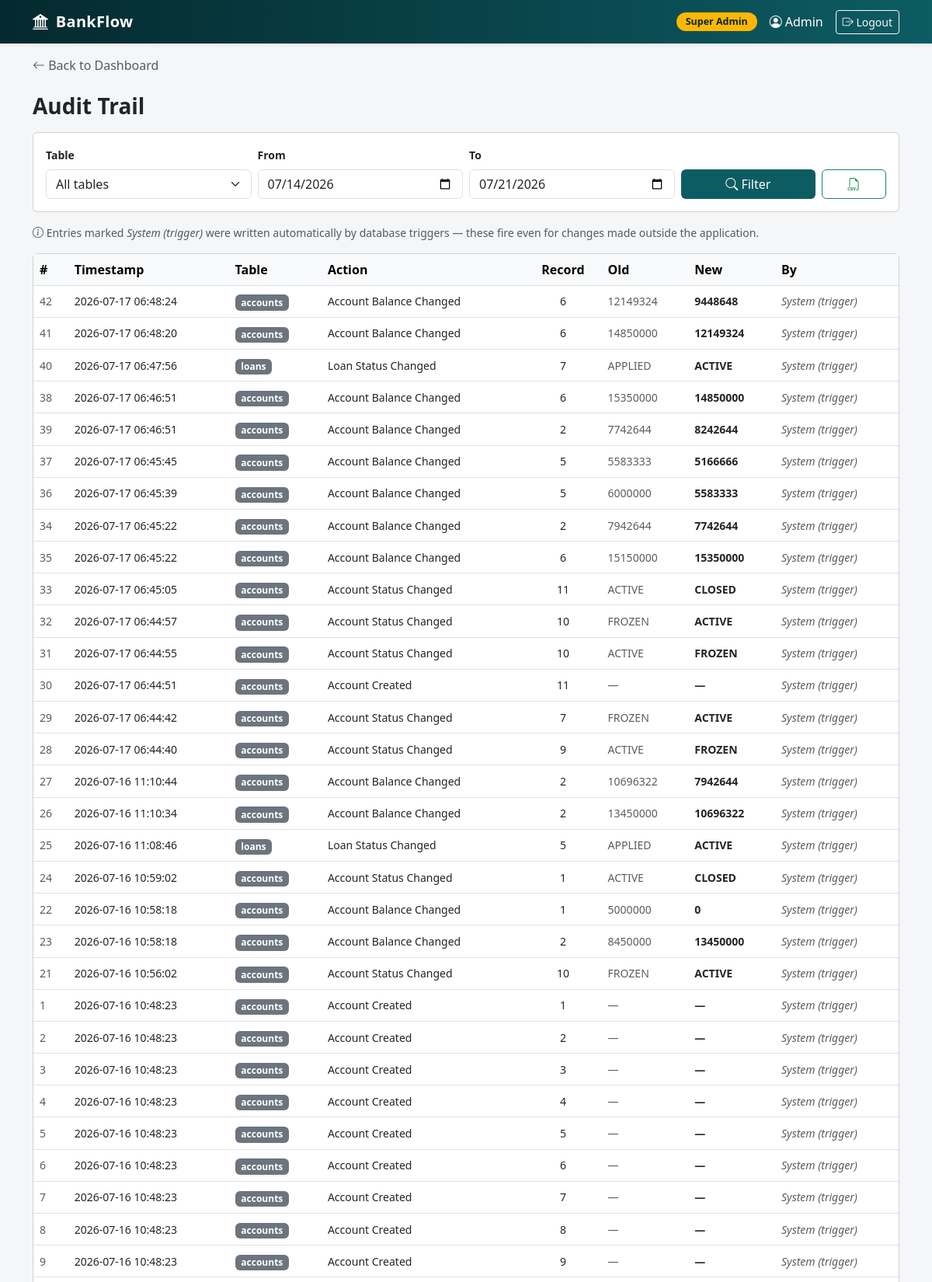
The app's page /reports/audit (signed in, upper part) with its own data.
### tables this page shows
CREATE TABLE users (
    user_id INTEGER PRIMARY KEY,
    username TEXT UNIQUE NOT NULL,
    password_hash TEXT NOT NULL,
    user_role TEXT NOT NULL CHECK (user_role IN ('SUPER_ADMIN','MANAGER','CUSTOMER')),
    is_active INTEGER NOT NULL DEFAULT 1 CHECK (is_active IN (0,1)),
    created_at TEXT NOT NULL DEFAULT (datetime('now')),
    branch_id INTEGER,
    customer_id INTEGER,
    FOREIGN KEY (branch_id) REFERENCES branches(branch_id),
    FOREIGN KEY (customer_id) REFERENCES customers(customer_id)
);

CREATE TABLE audit_log(
    log_id INTEGER PRIMARY KEY,
    table_name TEXT NOT NULL,
    log_action TEXT NOT NULL,
    record_id INTEGER NOT NULL,
    old_value TEXT ,
    new_value TEXT ,
    changed_by INTEGER,
    changed_at TEXT NOT NULL DEFAULT (datetime('now')),
    FOREIGN KEY (changed_by) REFERENCES users(user_id)
);

### routes/reports.py (the view)
@bp.route("/audit")
@login_required
@role_required("SUPER_ADMIN")
def audit():
    rows, table_name, from_date, to_date = _audit_data()
    return render_template("reports/audit.html", rows=rows, table_name=table_name,
                           from_date=from_date, to_date=to_date)

### auth.py (called while the page is built)
@login_manager.user_loader
def load_user(user_id):
    row=query("SELECT * FROM users WHERE user_id=?",(user_id,),one=True)
    return User(row) if row else None

def role_required(*roles):
    def decorater(f):
        @wraps(f)
        def wrapper (*args,**kwargs):
            if current_user.role not in roles:
                abort(403)
            return f(*args,**kwargs)
        return wrapper
    return decorater

### db.py (called while the page is built)
def get_db():
    if 'db' not in g:
        g.db=sqlite3.connect(config.DB_PATH)
        g.db.row_factory=sqlite3.Row
        g.db.execute("PRAGMA foreign_keys=ON")
    return g.db

def query(sql,params=(),one=False):
    rows=get_db().execute(sql,params).fetchall()
    if one:
        return rows[0]  if rows else None
    return rows

### routes/reports.py (called while the page is built)
def _today():
    return datetime.now().strftime("%Y-%m-%d")

def _days_ago(n):
    return (datetime.now() - timedelta(days=n)).strftime("%Y-%m-%d")

def _audit_data():
    table_name = request.args.get("table_name") or ""
    from_date = request.args.get("from_date") or _days_ago(7)
    to_date = request.args.get("to_date") or _today()
    sql = """SELECT al.*, u.username
             FROM audit_log al
             LEFT JOIN users u ON u.user_id = al.changed_by
             WHERE date(al.changed_at) BETWEEN ? AND ?"""
    if table_name:
        sql += " AND al.table_name = ?"
        params = (from_date, to_date, table_name)
    else:
        params = (from_date, to_date)
    sql += " ORDER BY al.changed_at DESC LIMIT 500"
    return query(sql, params), table_name, from_date, to_date

### templates/reports/audit.html (shortened to what this page needs)
{% extends "base.html" %}
{% block back_link %}
<a href="{{ url_for('dashboard') }}" class="text-decoration-none text-muted">
    <i class="bi bi-arrow-left"></i> Back to Dashboard
</a>
{% endblock %}
{% block content %}
<h3 class="fw-bold mb-3">Audit Trail</h3>
<div class="card mb-3">
    <div class="card-body">
        <form method="get" class="row g-2 align-items-end">
            <div class="col-md-3">
                <label class="form-label small fw-semibold">Table</label>
                <select name="table_name" class="form-select">
                    <option value="">All tables</option>
                </select>
            </div>
            <div class="col-md-3">
                <label class="form-label small fw-semibold">From</label>
                <input type="date" name="from_date" value="{{ from_date }}" class="form-control">
            </div>
            <div class="col-md-3">
                <label class="form-label small fw-semibold">To</label>
                <input type="date" name="to_date" value="{{ to_date }}" class="form-control">
            </div>
            <div class="col-md-2">
                <button class="btn text-white w-100" style="background: var(--brand);">
                    <i class="bi bi-search"></i> Filter
                </button>
            </div>
            <div class="col-md-1">
                <a href="{{ url_for('reports.audit_csv', table_name=table_name, from_date=from_date, to_date=to_date) }}"
                    class="btn btn-outline-success w-100" title="Export CSV">
                    <i class="bi bi-filetype-csv"></i>
                </a>
            </div>
        </form>
    </div>
</div>
<p class="text-muted small">
    <i class="bi bi-info-circle"></i>
    Entries marked <em>System (trigger)</em> were written automatically by database triggers —
    these fire even for changes made outside the application.
</p>
<div class="card">
    <div class="table-responsive">
        <table class="table table-hover align-middle mb-0">
            <thead class="table-light">
                <tr>
                    <th>#</th>
                    <th>Timestamp</th>
                    <th>Table</th>
                    <th>Action</th>
                    <th class="text-center">Record</th>
                    <th>Old</th>
                    <th>New</th>
                    <th>By</th>
                </tr>
            </thead>
            <tbody>
                {% for r in rows %}
                <tr>
                    <td class="small text-muted">{{ r.log_id }}</td>
                    <td class="small">{{ r.changed_at[:19] }}</td>
                    <td><span class="badge bg-secondary">{{ r.table_name }}</span></td>
                    <td class="small">{{ r.log_action }}</td>
                    <td class="text-center small">{{ r.record_id }}</td>
                    <td class="small text-muted">{{ r.old_value or '—' }}</td>
                    <td class="small fw-semibold">{{ r.new_value or '—' }}</td>
                    <td class="small">
                        {% if r.username %}
                        {{ r.username }}
                        {% else %}
                        <em class="text-muted">System (trigger)</em>
                        {% endif %}
                    </td>
                </tr>
                {% else %}
                <tr>
                    <td colspan="8" class="text-center text-muted py-4">No audit entries in this period</td>
                </tr>
                {% endfor %}
            </tbody>
        </table>
    </div>
</div>
{% endblock %}

### templates/base.html (shortened to what this page needs)
<!DOCTYPE html>
<html lang="en">
<head>
    <link href="https://cdn.jsdelivr.net/npm/bootstrap@5.3.0/dist/css/bootstrap.min.css" rel="stylesheet">
    <link href="https://cdn.jsdelivr.net/npm/bootstrap-icons@1.11.0/font/bootstrap-icons.css" rel="stylesheet">
</head>
<body>
    {% if current_user.is_authenticated %}
    <nav class="navbar navbar-expand navbar-dark bg-brand shadow-sm">
        <div class="container">
            <a class="navbar-brand" href="{{ url_for('dashboard') }}">
                <i class="bi bi-bank2 me-1"></i> BankFlow
            </a>
            <div class="navbar-nav ms-auto align-items-center">
                <span class="role-badge me-3">
                    {% if current_user.role == 'SUPER_ADMIN' %}Super Admin
                    {% elif current_user.role == 'MANAGER' %}Bank Manager
                    {% else %}Customer{% endif %}
                </span>
                <span class="navbar-text text-white me-3">
                    <i class="bi bi-person-circle me-1"></i>{{ current_user.username }}
                </span>
                <a class="btn btn-sm btn-outline-light" href="{{ url_for('auth.logout') }}">
                    <i class="bi bi-box-arrow-right"></i> Logout
                </a>
            </div>
        </div>
    </nav>
    {% endif %}
    <div class="container mt-3">
        {% block back_link %}{% endblock %}
    </div>
    <div class="container mt-4">
        {% block content %}{% endblock %}
    </div>
</body>
</html>

### templates/base.html (style rules this page uses)
:root { --brand: #0d5c63; --brand-dark: #04292e; --accent: #ffb703; }
body { background: #f4f6f8; font-family: 'Segoe UI', system-ui, sans-serif; }
.navbar-brand { font-weight: 700; letter-spacing: .3px; }
.bg-brand { background: linear-gradient(90deg, var(--brand-dark), var(--brand)); }
.role-badge { background: var(--accent); color: var(--brand-dark); font-weight: 600; padding: 3px 12px; border-radius: 20px; font-size: .78rem; }

### records on screen
users: username "Admin"
audit_log: log_id "42", changed_at "2026-07-17 06:48:24", table_name "accounts", log_action "Account Balance Changed", record_id "6", old_value "12149324", new_value "9448648", shows "System (trigger)"
audit_log: log_id "41", changed_at "2026-07-17 06:48:20", table_name "accounts", log_action "Account Balance Changed", record_id "6", old_value "14850000", new_value "12149324", shows "System (trigger)"
audit_log: log_id "40", changed_at "2026-07-17 06:47:56", table_name "loans", log_action "Loan Status Changed", record_id "7", old_value "APPLIED", new_value "ACTIVE", shows "System (trigger)"
audit_log: log_id "38", changed_at "2026-07-17 06:46:51", table_name "accounts", log_action "Account Balance Changed", record_id "6", old_value "15350000", new_value "14850000", shows "System (trigger)"
audit_log: log_id "39", changed_at "2026-07-17 06:46:51", table_name "accounts", log_action "Account Balance Changed", record_id "2", old_value "7742644", new_value "8242644", shows "System (trigger)"
audit_log: log_id "37", changed_at "2026-07-17 06:45:45", table_name "accounts", log_action "Account Balance Changed", record_id "5", old_value "5583333", new_value "5166666", shows "System (trigger)"
audit_log: log_id "36", changed_at "2026-07-17 06:45:39", table_name "accounts", log_action "Account Balance Changed", record_id "5", old_value "6000000", new_value "5583333", shows "System (trigger)"
audit_log: log_id "34", changed_at "2026-07-17 06:45:22", table_name "accounts", log_action "Account Balance Changed", record_id "2", old_value "7942644", new_value "7742644", shows "System (trigger)"
audit_log: log_id "35", changed_at "2026-07-17 06:45:22", table_name "accounts", log_action "Account Balance Changed", record_id "6", old_value "15150000", new_value "15350000", shows "System (trigger)"
audit_log: log_id "33", changed_at "2026-07-17 06:45:05", table_name "accounts", log_action "Account Status Changed", record_id "11", old_value "ACTIVE", new_value "CLOSED", shows "System (trigger)"
audit_log: log_id "32", changed_at "2026-07-17 06:44:57", table_name "accounts", log_action "Account Status Changed", record_id "10", old_value "FROZEN", new_value "ACTIVE", shows "System (trigger)"
audit_log: log_id "31", changed_at "2026-07-17 06:44:55", table_name "accounts", log_action "Account Status Changed", record_id "10", old_value "ACTIVE", new_value "FROZEN", shows "System (trigger)"
audit_log: log_id "30", changed_at "2026-07-17 06:44:51", table_name "accounts", log_action "Account Created", record_id "11", old_value "—", new_value "—", shows "System (trigger)"
audit_log: log_id "29", changed_at "2026-07-17 06:44:42", table_name "accounts", log_action "Account Status Changed", record_id "7", old_value "FROZEN", new_value "ACTIVE", shows "System (trigger)"
audit_log: log_id "28", changed_at "2026-07-17 06:44:40", table_name "accounts", log_action "Account Status Changed", record_id "9", old_value "ACTIVE", new_value "FROZEN", shows "System (trigger)"
audit_log: log_id "27", changed_at "2026-07-16 11:10:44", table_name "accounts", log_action "Account Balance Changed", record_id "2", old_value "10696322", new_value "7942644", shows "System (trigger)"
audit_log: log_id "26", changed_at "2026-07-16 11:10:34", table_name "accounts", log_action "Account Balance Changed", record_id "2", old_value "13450000", new_value "10696322", shows "System (trigger)"
audit_log: log_id "25", changed_at "2026-07-16 11:08:46", table_name "loans", log_action "Loan Status Changed", record_id "5", old_value "APPLIED", new_value "ACTIVE", shows "System (trigger)"
audit_log: log_id "24", changed_at "2026-07-16 10:59:02", table_name "accounts", log_action "Account Status Changed", record_id "1", old_value "ACTIVE", new_value "CLOSED", shows "System (trigger)"
audit_log: log_id "22", changed_at "2026-07-16 10:58:18", table_name "accounts", log_action "Account Balance Changed", record_id "1", old_value "5000000", new_value "0", shows "System (trigger)"
audit_log: log_id "23", changed_at "2026-07-16 10:58:18", table_name "accounts", log_action "Account Balance Changed", record_id "2", old_value "8450000", new_value "13450000", shows "System (trigger)"
audit_log: log_id "21", changed_at "2026-07-16 10:56:02", table_name "accounts", log_action "Account Status Changed", record_id "10", old_value "FROZEN", new_value "ACTIVE", shows "System (trigger)"
audit_log: log_id "1", changed_at "2026-07-16 10:48:23", table_name "accounts", log_action "Account Created", record_id "1", old_value "—", new_value "—", shows "System (trigger)"
audit_log: log_id "2", changed_at "2026-07-16 10:48:23", table_name "accounts", log_action "Account Created", record_id "2", old_value "—", new_value "—", shows "System (trigger)"
audit_log: log_id "3", changed_at "2026-07-16 10:48:23", table_name "accounts", log_action "Account Created", record_id "3", old_value "—", new_value "—", shows "System (trigger)"
audit_log: log_id "4", changed_at "2026-07-16 10:48:23", table_name "accounts", log_action "Account Created", record_id "4", old_value "—", new_value "—", shows "System (trigger)"
audit_log: log_id "5", changed_at "2026-07-16 10:48:23", table_name "accounts", log_action "Account Created", record_id "5", old_value "—", new_value "—", shows "System (trigger)"
audit_log: log_id "6", changed_at "2026-07-16 10:48:23", table_name "accounts", log_action "Account Created", record_id "6", old_value "—", new_value "—", shows "System (trigger)"
audit_log: log_id "7", changed_at "2026-07-16 10:48:23", table_name "accounts", log_action "Account Created", record_id "7", old_value "—", new_value "—", shows "System (trigger)"
audit_log: log_id "8", changed_at "2026-07-16 10:48:23", table_name "accounts", log_action "Account Created", record_id "8", old_value "—", new_value "—", shows "System (trigger)"
audit_log: log_id "9", changed_at "2026-07-16 10:48:23", table_name "accounts", log_action "Account Created", record_id "9", old_value "—", new_value "—", shows "System (trigger)"
